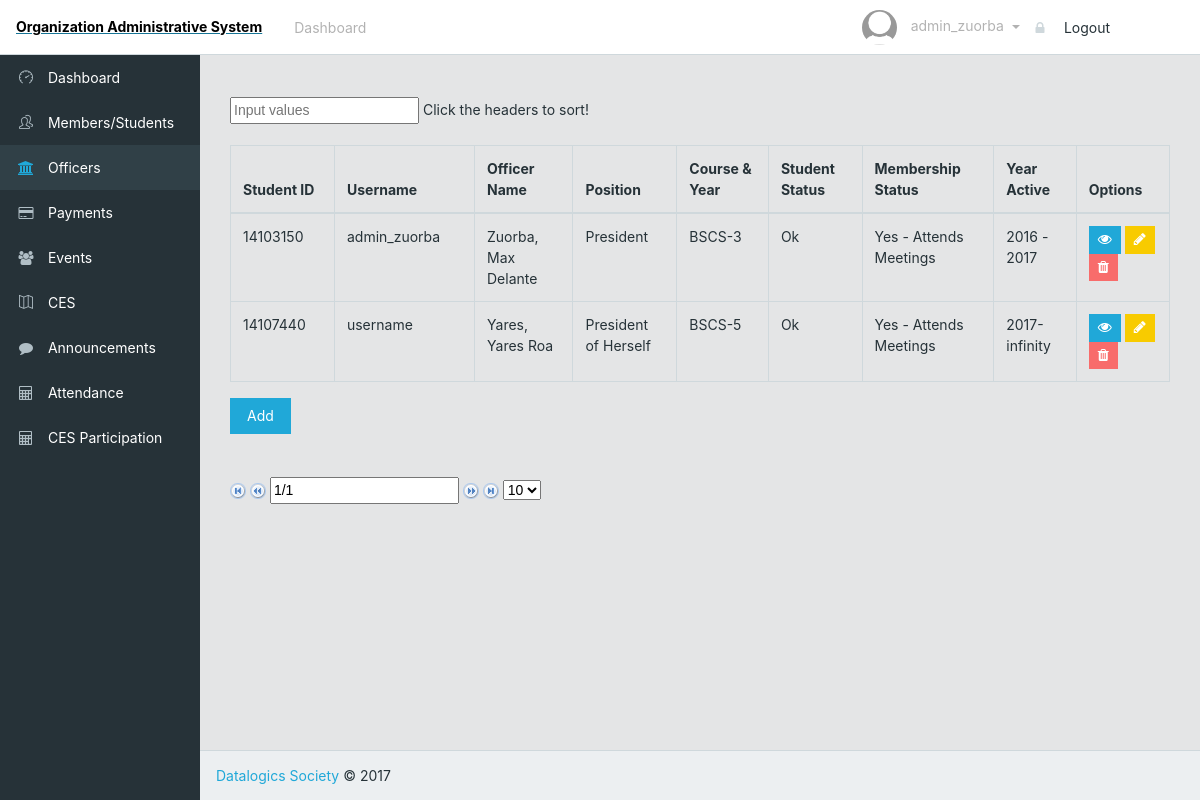
The page /adminOfficers.php (signed in) on the database its author committed.
### tables this page shows
CREATE TABLE `officer` (
  `student_id` varchar(16) NOT NULL,
  `username` varchar(32) NOT NULL,
  `login_password` varchar(32) NOT NULL,
  `position` varchar(24) NOT NULL
);

CREATE TABLE `student` (
  `student_id` varchar(16) NOT NULL,
  `first_name` varchar(64) NOT NULL,
  `middle_name` varchar(16) DEFAULT 'None',
  `last_name` varchar(32) NOT NULL,
  `program` varchar(32) NOT NULL,
  `standing_year` int(11) NOT NULL
);

CREATE TABLE `membership_status` (
  `student_id` varchar(16) NOT NULL,
  `student_status` enum('Ok','Blocked','Suspended') NOT NULL DEFAULT 'Ok',
  `school_year` varchar(16) NOT NULL,
  `membership_active` enum('Yes - Paid','No - Unpaid','Yes - Attends Meetings','No - Absent in Meetings') NOT NULL DEFAULT 'No - Unpaid'
);

### adminOfficers.php (the view, shortened to what this page needs)
<?php
    include("sql_connect.php");
?>
<!DOCTYPE html>
<html lang="en">
<head>
    <link href="css/font-awesome.min.css" rel="stylesheet">
    <link href="css/simple-line-icons.css" rel="stylesheet">
    <link href="css/style.css" rel="stylesheet">
</head>
<body class="app header-fixed sidebar-fixed aside-menu-fixed aside-menu-hidden">
    <header class="app-header navbar">
        <a href="#"><span class = "top">Organization Administrative System</span></a>
        <ul class="nav navbar-nav hidden-md-down">
			<li class="nav-item px-1">
				<a class = "nav-link" href = "admin.php"> Dashboard </a>
			</li>
        </ul>
		<ul class="nav navbar-nav ml-auto">
                <span class = "nav-link dropdown-toggle" data-toggle="dropdown" role="button">
                    <img src="img/profile/default.png" class="img-avatar">
                    <span class="hidden-md-down">
						<?php
							echo "$_SESSION[username]";
						?>
					</span>
                </span>
                <li>
                    <a class="dropdown-item" href="logOut.php"><i class="fa fa-lock"></i> Logout</a>
                </li>
        </ul>
    </header>
    <div class="app-body">
        <?php require("sidebar.php");?>
        <main class="main">
            <br><br>
            <div class="container-fluid">
                <div class="animated fadeIn">
                    <div class="row">
                        <div class='col-sm-12 col-sm-offset-1'>
                            <input type="text" id="myInput" onkeyup="myFunction()" placeholder="Input values">
                            <span>Click the headers to sort!</span><br><br>
                            <table id = "myTable" class="tablesorter table table-bordered">
                                <thead>
                                <tr>
                                <th>Student ID</th>
                                <th>Username</th>
                                <th>Officer Name</th>
                                <th>Position</th>
                                <th>Course & Year</th>
                                <th>Student Status</th>
                                <th>Membership Status</th>
                                <th>Year Active</th>
                                <?php
                                    if(0 === strpos($_SESSION['username'], "admin")) {
                                        echo"<th>Options</th>";
                                    }
                                ?>
                                </tr>
                                </thead>
                                <tbody>
                                <?php
                                    $result = mysqli_query($mysqli, "SELECT * FROM OFFICER");
                                    while($row = mysqli_fetch_array($result)){
                                        $get = mysqli_query($mysqli, "SELECT * FROM MEMBERSHIP_STATUS WHERE STUDENT_ID = ".$row[0]);
                                        $numRecords = mysqli_num_rows($get);
                                        while($numRecords-- > 0) {
                                            $val = mysqli_fetch_array($get);
                                        }
                                        $plz = mysqli_query($mysqli, "SELECT * FROM STUDENT WHERE STUDENT_ID = ".$row[0]);
                                        $name = mysqli_fetch_array($plz);
                                        echo
                                            "<tr>
                                                <td>".$row[0]."</td>
                                                <td>".$row[1]."</td>
                                                <td>".$name[3].", ".$name[1]." ".$name[2]."</td>
                                                <td>".$row[3]."</td>
                                                <td>".$name[4]."-".$name[5]."</td>";
                                            echo
                                                "<td>".$val[1]."</td>
                                                <td>".$val[3]."</td>
                                                <td>".$val[2]."</td>";
                                        if(0 === strpos($_SESSION['username'], "admin")) {
                                            echo
                                                    "<td>
                                                    <a href='view.php?eid=".$row[0]."'>
                                                    <button class='btn btn-sm btn-primary'>
                                                    <span class='fa fa-eye'>
                                                    </span>
                                                    </button>
                                                    </a>
                                                    <a href='editOfficer.php?eid=".$row[0]."' class='edit'>
                                                    <button class='btn btn-sm btn-warning'>
                                                    <span class='fa fa-pencil'>
                                                    </span>
                                                    </button>
                                                    </a>
                                                    <a href='deleteOfficer.php?eid=".$row[0]."' class='delete'>
                                                    <button class='btn btn-sm btn-danger'>
                                                    <span class='fa fa-trash'>
                                                    </span>
                                                    </button>
                                                    </a>
                                                </td>";
                                            }
                                            echo "</tr>";
                                    }
                                ?>
                                </tbody>
                            </table>
                            <div id="pager" class="pager" style="top: 687px; position: absolute;">
                                <form>
                                    <img src="addons/pager/icons/first.png" class="first">
                                    <img src="addons/pager/icons/prev.png" class="prev">
                                    <input type="text" class="pagedisplay">
                                    <img src="addons/pager/icons/next.png" class="next">
                                    <img src="addons/pager/icons/last.png" class="last">
                                    <select class="pagesize">
                                        <option selected="selected" value="10">10</option>
                                    </select>
                                </form>
                            </div>
                            <?php
                                if(0 === strpos($_SESSION['username'], "admin")) {
                                    echo '<a href="addOfficer.php" class ="btn btn-primary" role="button">Add</a>';
                                }
                            ?>
                        </div>
                    </div>
                </div>
            </div>
        </main>
    </div>
    <footer class="app-footer">
        <a href="#">Datalogics Society</a> © 2017
    </footer>
</body>
</html>

### adminOfficers.php (style rules this page uses)
.top { display: block; padding: 16px; font-weight: bold; color: black; }

### rows shown on the page
officer: student_id "14103150", username "admin_zuorba", student_id.last_name "Zuorba", student_id.first_name "Max", student_id.middle_name "Delante", position "President", student_id.program "BSCS", student_id.standing_year "3", membership_status.student_status "Ok", membership_status.membership_active "Yes - Attends Meetings", membership_status.school_year "2016 - 2017"
officer: student_id "14107440", username "username", student_id.last_name "Yares", student_id.first_name "Yares", student_id.middle_name "Roa", position "President of Herself", student_id.program "BSCS", student_id.standing_year "5", membership_status.student_status "Ok", membership_status.membership_active "Yes - Attends Meetings", membership_status.school_year "2017-infinity"

### other values the page prints
$_SESSION[username] "admin_zuorba"
